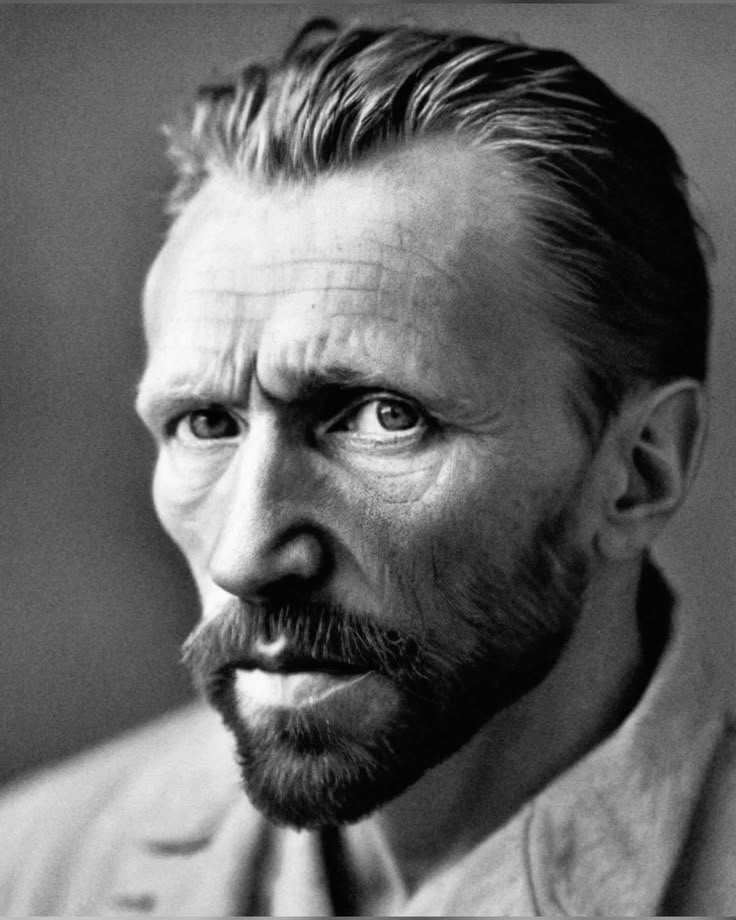
//> input picture 2.hafta/vangogh.jpg, 736 x 920 px
$ ./gorev4   (built with g++ and OpenCV 4)
//> lines starting //> are read from the running program, lines starting //| are printed output that depends on the picture
#include <opencv2/opencv.hpp>
#include <iostream>
#include <string>

int main() {
    cv::Mat resim = cv::imread("vangogh.jpg", cv::IMREAD_GRAYSCALE);
//> resim is the input picture: 920 rows x 736 cols, CV_8UC1; min 0, max 255, mean 102.1

    if (resim.empty()) {
        return -1;
    }

    int w = resim.cols / 2;
//> w = 368
    int h = resim.rows / 2;
//> h = 460

    cv::Mat parcalar[4];
    parcalar[0] = resim(cv::Rect(0, 0, w, h));
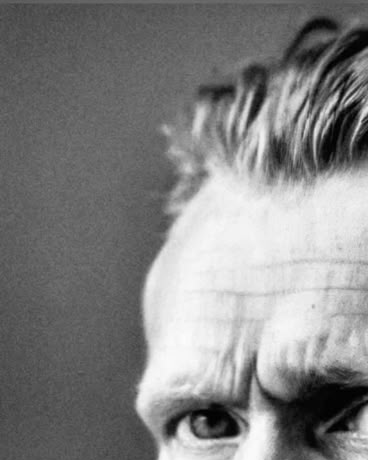
//> parcalar[0]: 460 rows x 368 cols, CV_8UC1; min 0, max 252, mean 129.7
    parcalar[1] = resim(cv::Rect(w, 0, resim.cols - w, h));
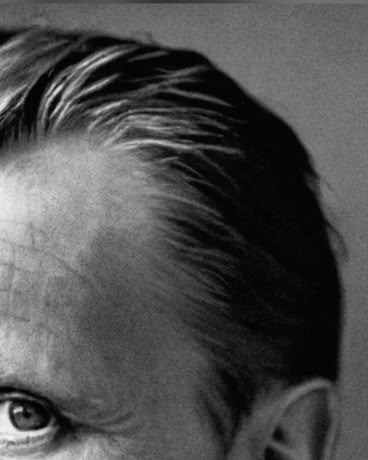
//> parcalar[1]: 460 rows x 368 cols, CV_8UC1; min 0, max 246, mean 77.7
    parcalar[2] = resim(cv::Rect(0, h, w, resim.rows - h));
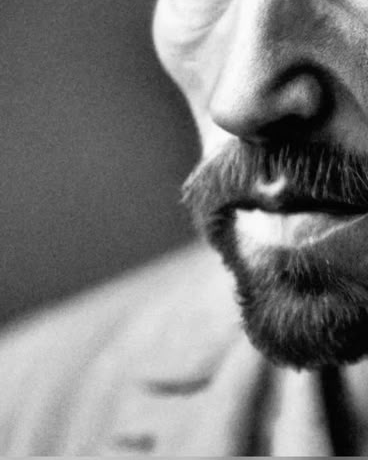
//> parcalar[2]: 460 rows x 368 cols, CV_8UC1; min 0, max 255, mean 122.5
    parcalar[3] = resim(cv::Rect(w, h, resim.cols - w, resim.rows - h));
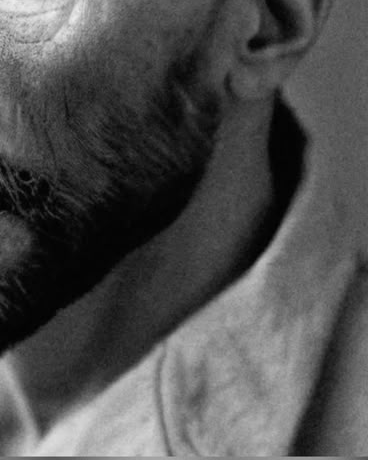
//> parcalar[3]: 460 rows x 368 cols, CV_8UC1; min 0, max 237, mean 78.5

    std::string parcaisimleri[4] = { "Sol Ust", "Sag Ust", "Sol Alt", "Sag Alt" };

    int histSize = 256;
    float range[] = { 0, 256 };
    const float* histRange = { range };

    cv::Mat anaHist, parcaHist[4];

    cv::calcHist(&resim, 1, 0, cv::Mat(), anaHist, 1, &histSize, &histRange);
//> anaHist = 256 values, max 13621 at index 5, min 0 at index 254, mean 2645

    for (int i = 0; i < 4; i++) {
        cv::calcHist(&parcalar[i], 1, 0, cv::Mat(), parcaHist[i], 1, &histSize, &histRange);

        float toplamPiksel = 0;
        for (int b = 0; b < 256; b++) {
            toplamPiksel += parcaHist[i].at<float>(b);
        }
        std::cout << parcaisimleri[i] << " Toplam Piksel: " << toplamPiksel << std::endl;

        cv::imshow(parcaisimleri[i], parcalar[i]);
    }
//> this loop made 4 passes
//| Sol Ust Toplam Piksel: 169280
//| Sag Ust Toplam Piksel: 169280
//| Sol Alt Toplam Piksel: 169280
//| Sag Alt Toplam Piksel: 169280

    float anaToplam = 0;
    for (int b = 0; b < 256; b++) {
        anaToplam += anaHist.at<float>(b);
    }
//> this loop made 256 passes
//> anaToplam on passes 1 to 3: 95, 250, 722
//> after the loop, anaToplam = 677120
    std::cout << "Ana Resim Toplam Piksel: " << anaToplam << std::endl;
//| Ana Resim Toplam Piksel: 677120

    cv::waitKey(0);
    cv::destroyAllWindows();

    return 0;
}
